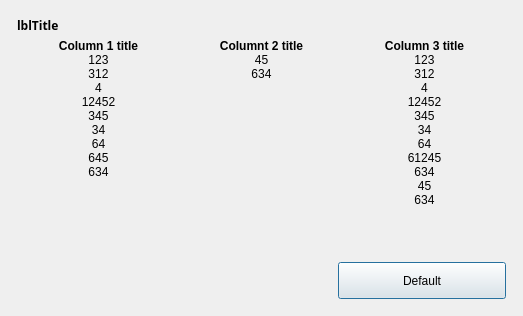
<?xml version="1.0" encoding="UTF-8"?>
<ui version="4.0">
 <class>Dialog</class>
 <widget class="QDialog" name="Dialog">
  <property name="geometry">
   <rect>
    <x>0</x>
    <y>0</y>
    <width>523</width>
    <height>316</height>
   </rect>
  </property>
  <property name="windowTitle">
   <string>Dialog</string>
  </property>
  <property name="autoFillBackground">
   <bool>false</bool>
  </property>
  <layout class="QVBoxLayout" name="verticalLayout_2">
   <item>
    <widget class="QFrame" name="frContainer">
     <property name="frameShape">
      <enum>QFrame::NoFrame</enum>
     </property>
     <property name="frameShadow">
      <enum>QFrame::Raised</enum>
     </property>
     <layout class="QVBoxLayout" name="verticalLayout">
      <property name="spacing">
       <number>0</number>
      </property>
      <property name="margin">
       <number>6</number>
      </property>
      <item>
       <layout class="QHBoxLayout" name="DialogTitle">
        <property name="bottomMargin">
         <number>5</number>
        </property>
        <item>
         <widget class="QLabel" name="lblTitle">
          <property name="sizePolicy">
           <sizepolicy hsizetype="Preferred" vsizetype="Preferred">
            <horstretch>0</horstretch>
            <verstretch>0</verstretch>
           </sizepolicy>
          </property>
          <property name="maximumSize">
           <size>
            <width>16777215</width>
            <height>45</height>
           </size>
          </property>
          <property name="font">
           <font>
            <family>Century Gothic</family>
            <weight>75</weight>
            <bold>true</bold>
           </font>
          </property>
          <property name="text">
           <string>lblTitle</string>
          </property>
         </widget>
        </item>
       </layout>
      </item>
      <item>
       <layout class="QGridLayout" name="contentsLayout">
        <item row="1" column="0">
         <widget class="QLabel" name="lblColumn1Contents">
          <property name="styleSheet">
           <string>font-weight: normal;</string>
          </property>
          <property name="text">
           <string>123
312
4
12452
345
34
64
645
634
</string>
          </property>
          <property name="alignment">
           <set>Qt::AlignHCenter|Qt::AlignTop</set>
          </property>
         </widget>
        </item>
        <item row="0" column="0">
         <widget class="QLabel" name="lblColumn1Title">
          <property name="styleSheet">
           <string>font-weight: bold;</string>
          </property>
          <property name="text">
           <string>Column 1 title</string>
          </property>
          <property name="alignment">
           <set>Qt::AlignHCenter|Qt::AlignTop</set>
          </property>
         </widget>
        </item>
        <item row="0" column="1">
         <widget class="QLabel" name="lblColumn2Title">
          <property name="styleSheet">
           <string>font-weight: bold;</string>
          </property>
          <property name="text">
           <string>Columnt 2 title</string>
          </property>
          <property name="alignment">
           <set>Qt::AlignHCenter|Qt::AlignTop</set>
          </property>
         </widget>
        </item>
        <item row="1" column="1">
         <widget class="QLabel" name="lblColumn2Contents">
          <property name="styleSheet">
           <string>font-weight: normal;</string>
          </property>
          <property name="text">
           <string>45
634
</string>
          </property>
          <property name="alignment">
           <set>Qt::AlignHCenter|Qt::AlignTop</set>
          </property>
         </widget>
        </item>
        <item row="0" column="2">
         <widget class="QLabel" name="lblColumn3Title">
          <property name="styleSheet">
           <string>font-weight: bold;</string>
          </property>
          <property name="text">
           <string>Column 3 title</string>
          </property>
          <property name="alignment">
           <set>Qt::AlignHCenter|Qt::AlignTop</set>
          </property>
         </widget>
        </item>
        <item row="1" column="2">
         <widget class="QLabel" name="lblColumn3Contents">
          <property name="styleSheet">
           <string>font-weight: normal;</string>
          </property>
          <property name="text">
           <string>123
312
4
12452
345
34
64
61245
634
45
634
</string>
          </property>
          <property name="alignment">
           <set>Qt::AlignHCenter|Qt::AlignTop</set>
          </property>
         </widget>
        </item>
       </layout>
      </item>
      <item>
       <spacer name="ContentBottomSpacer">
        <property name="orientation">
         <enum>Qt::Vertical</enum>
        </property>
        <property name="sizeHint" stdset="0">
         <size>
          <width>20</width>
          <height>43</height>
         </size>
        </property>
       </spacer>
      </item>
      <item>
       <layout class="QHBoxLayout" name="DialogButtons">
        <property name="topMargin">
         <number>5</number>
        </property>
        <item>
         <spacer name="ButtonSpacer">
          <property name="orientation">
           <enum>Qt::Horizontal</enum>
          </property>
          <property name="sizeHint" stdset="0">
           <size>
            <width>40</width>
            <height>20</height>
           </size>
          </property>
         </spacer>
        </item>
        <item>
         <widget class="QPushButton" name="btnOK">
          <property name="enabled">
           <bool>true</bool>
          </property>
          <property name="minimumSize">
           <size>
            <width>168</width>
            <height>37</height>
           </size>
          </property>
          <property name="maximumSize">
           <size>
            <width>168</width>
            <height>37</height>
           </size>
          </property>
          <property name="text">
           <string>Default</string>
          </property>
          <property name="default">
           <bool>false</bool>
          </property>
         </widget>
        </item>
       </layout>
      </item>
     </layout>
    </widget>
   </item>
  </layout>
 </widget>
 <resources/>
 <connections/>
</ui>
